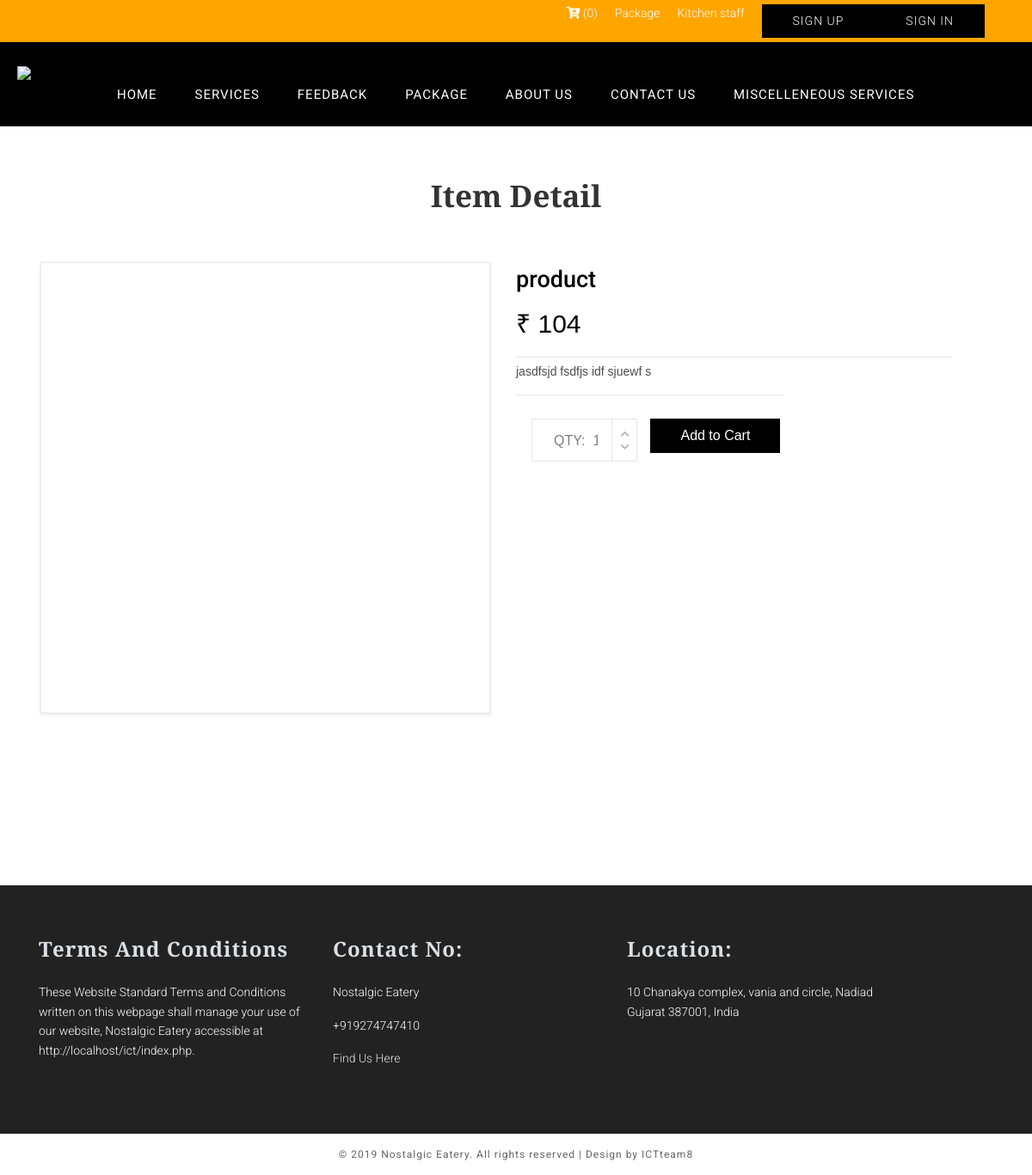
Page /item-detail.php?id=14 on the committed database.
### tables this page shows
CREATE TABLE `products` (
  `id` int(11) NOT NULL,
  `product_code` varchar(255) DEFAULT NULL,
  `product_name` varchar(255) DEFAULT NULL,
  `product_cat` varchar(255) DEFAULT NULL,
  `price` int(255) DEFAULT NULL,
  `descrptions` longtext DEFAULT NULL,
  `img_name` varchar(255) DEFAULT NULL,
  `created_at` datetime DEFAULT current_timestamp()
);

### server.php (called while the page is built, shortened)
<?php
$servername = "localhost";
$username = "root";
$password = "";
$db = "ictatjcu_cons2";
$conn = mysqli_connect($servername, $username, $password, $db);
function print_items_by_item_id($id = null)
{
	global $conn;
	$table = "products";
	$query = "SELECT * FROM " . $table;
	if ($id) {
		$query .= " WHERE id =".$id;
	}
	$query .= " order by id DESC limit 1";
	$query = mysqli_query($conn, $query);
	return  mysqli_fetch_all($query, MYSQLI_ASSOC);
}
?>

### item-detail.php (the view, shortened to what this page needs)
<?php include('server.php') ?>
<!DOCTYPE html>
<html>
<head>
    <?php require_once 'include/header_css.php'; ?>
</head>
<body>
<div id="wrapper">
      <?php include("include/nav.inc") ?>
<section class="full internal-page section">
	<div class="container">
    <div class="heading">
        <h2 class="section-title">Item Detail</h2>
    </div>
    <div class="single_product">
        <div class="row" style="width: 100%">
            <?php
                $item_id = "";
                if(isset($_REQUEST['id']) && !empty($_REQUEST['id'])){
                    $item_id = $_REQUEST['id'];
                }
                $items_details = print_items_by_item_id($item_id);
			    foreach ($items_details as $key => $item) {
					?>
                    <div class="col-lg-6 order-lg-2 order-1">
                        <div class="image_selected">
                        </div>
                    </div>
                    <div class="col-lg-6 order-3">
                        <div class="product_description">
                            <div class="product_name"><?php echo $item['product_name'];?></div>
                            <span class="product_price">₹ <?php echo $item['price'];?></span>
                            <hr class="singleline">
                            <div class="product_info"><?php echo $item['descrptions'];?>
                        <hr class="singleline">
                        <form action="<?php echo ADMIN_ACTION_URL?>?action=add_to_cart" id="items" method="post" style="width: 100%">
                            <div class="row">
                                <div class="col-xs-12" style="margin-left: 13px;">
                                    <div class="product_quantity"> <span>QTY: </span>
                                    <input id="quantity_input" name="qty" type="number" pattern="[0-9]*" min="1" value="1">
                                        <div class="quantity_buttons">
                                            <div id="quantity_inc_button" class="quantity_inc quantity_control"><i class="fas fa-chevron-up"></i></div>
                                            <div id="quantity_dec_button" class="quantity_dec quantity_control"><i class="fas fa-chevron-down"></i></div>
                                        </div>
                                    </div>
                                </div>
                                <div class="col-xs-6">
                                    <button type="submit" class="btn btn-primary shop-button" style="margin-left: 15px;">Add to Cart</button>
                                </div>
                            </div>
                        </form>
                    </div>
                </div>
            <?php } ?>
        </div>
    </div>
	</div>
</section>
</div>
    <?php include("include/footer.inc") ?>
</body>
</html>

### style.css (style rules this page uses)
* { margin:0; padding:0; font-family: verdana; scroll-behavior:smooth; }
body { background:#fff;padding: 0px;margin: 0px; }
.btn { list-style: none; display: inline-block; float:right; }
#wrapper { width: 100%;float: left;margin-top: 0; }
h2.section-title { text-align:center; color:#333333; text-transform:capitalize; font-size:35px; text-decoration:none; margin-bottom: 50px;font-family: 'Playfair Display', serif;margin-top: 0px;font-weight: 700;margin-bottom: 15px; }
form, .content { width: 30%; margin: 0px auto; padding: 20px; background: #fff; position:relative; margin-bottom:5.2%; }
.container { width: 1170px;margin: 0 auto; }
.heading { width: 100%;float: left;text-align: center;margin-bottom: 25px; }
.section { padding: 60px 0px;width: 100%;float: left; }
body { font-family: $font-default; font-weight: 100; }
.btn { border-radius: 0px;background-color: #000;padding: 8px 35px; }
.product_name { font-family: "Roboto", sans-serif !important;font-weight: 500 !important;font-size: 27px !important; }
.single_product .product_quantity { border-radius: 0px; }
.single_product button { border:0px; }

### item-detail.php (style rules this page uses)
.single_product { padding-top: 66px; padding-bottom: 140px; margin-top: 0px; padding: 17px }
.product_name { font-size: 20px; font-weight: 400; margin-top: 0px }
.product_price { display: inline-block; font-size: 30px; font-weight: 500; margin-top: 9px; clear: left }
.singleline { margin-top: 1rem; margin-bottom: .40rem; border: 0; border-top: 1px solid rgba(0, 0, 0, .1) }
.product_info { color: #4d4d4d; display: inline-block }
.product_description { padding-left: 0px }
.product_quantity { width: 104px; height: 47px; border: solid 1px #e5e5e5; border-radius: 3px; overflow: hidden; padding-left: 8px; padding-top: -4px; padding-bottom: 44px; float: left; margin-right: 22px; margin-bottom: 11px }
.image_selected { display: -webkit-box; display: -moz-box; display: -ms-flexbox; display: -webkit-flex; display: flex; flex-direction: column; justify-content: center; align-items: center; width: calc(100% + 15px); height: 525px; -webkit-transform: translateX(-15px); -moz-transform: translateX(-15px); -ms-transform: translateX(-15px); -o-transform: translateX(-15px); transform: translateX(-15px); border: solid 1px #e8e8e8; box-shadow: 0px 0px 0px rgba(0, 0, 0, 0.1); overflow: hidden; padding: 15px }
* { margin: 0; padding: 0; -webkit-font-smoothing: antialiased; -webkit-text-shadow: rgba(0, 0, 0, .01) 0 0 1px; text-shadow: rgba(0, 0, 0, .01) 0 0 1px }
body { font-family: 'Rubik', sans-serif; font-size: 14px; font-weight: 400; background: #FFFFFF; color: #000000 }
div { display: block; position: relative; -webkit-box-sizing: border-box; -moz-box-sizing: border-box; box-sizing: border-box }
.single_product { padding-top: 16px; padding-bottom: 140px;width: 100%;float: left; }
.image_selected { display: -webkit-box; display: -moz-box; display: -ms-flexbox; display: -webkit-flex; display: flex; flex-direction: column; justify-content: center; align-items: center; width: calc(100% + 15px); height: 525px; -webkit-transform: translateX(-15px); -moz-transform: translateX(-15px); -ms-transform: translateX(-15px); -o-transform: translateX(-15px); transform: translateX(-15px); border: solid 1px #e8e8e8; box-shadow: 0px 1px 5px rgba(0, 0, 0, 0.1); overflow: hidden; padding: 15px }
.product_quantity { width: 100%; height: 50px; border: solid 1px #e5e5e5; border-radius: 5px; overflow: hidden; padding-left: 25px; float: left; margin-right: 30px }
.product_quantity span { display: block; height: 50px; font-size: 16px; font-weight: 300; color: rgba(0, 0, 0, 0.5); line-height: 50px; float: left }
.product_quantity input { display: block; width: 30px; height: 50px; border: none; outline: none; font-size: 16px; font-weight: 300; color: rgba(0, 0, 0, 0.5); text-align: left; padding-left: 9px; line-height: 50px; float: left }
.quantity_buttons { position: absolute; top: 0; right: 0; height: 100%; width: 29px; border-left: solid 1px #e5e5e5 }
.quantity_inc, .quantity_dec { display: -webkit-box; display: -moz-box; display: -ms-flexbox; display: -webkit-flex; display: flex; flex-direction: column; align-items: center; width: 100%; height: 50%; cursor: pointer }
.quantity_control i { font-size: 11px; color: rgba(0, 0, 0, 0.3); pointer-events: none }
.quantity_inc { padding-bottom: 2px; justify-content: flex-end; border-top-right-radius: 5px }
.quantity_dec { padding-top: 2px; justify-content: flex-start; border-bottom-right-radius: 5px }

### rows in the picture
products: product_name "product", price "104", descrptions "jasdfsjd fsdfjs idf sjuewf s"

### other values in the picture
$cart_count "0"
